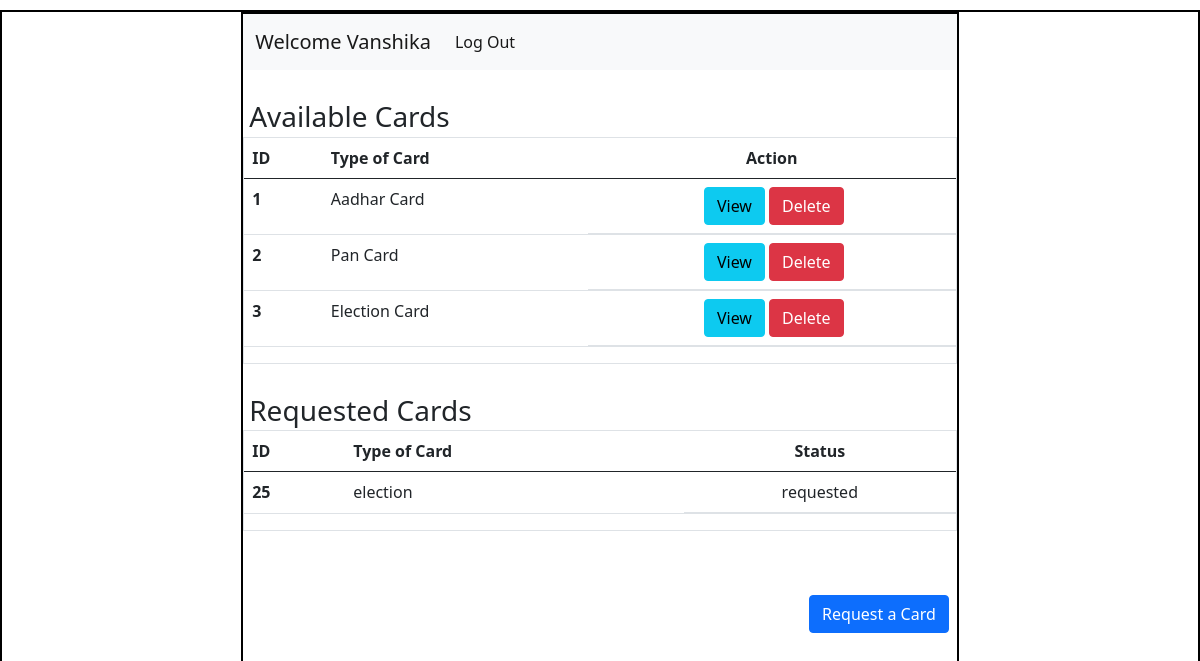
Page /home/5 on the committed database.
### application/models.py (models this page shows)
class User(db.Model):
    id = db.Column(db.Integer(),primary_key = True)
    username = db.Column(db.String(),unique=True,nullable = False)
    email = db.Column(db.String(),unique = True, nullable = False)
    password = db.Column(db.String(),nullable= False)
    type = db.Column(db.String(),default ="general")
    details = db.relationship("Info",backref = "creator")

class Info(db.Model):
    id = db.Column(db.Integer(),primary_key= True)
    atr_name = db.Column(db.String(), nullable=False)
    atr_value = db.Column(db.String(),nullable = False)
    c_name = db.Column(db.String(),nullable = False)
    user_id = db.Column(db.Integer(),db.ForeignKey("user.id"),nullable= False)

### application/controllers.py (the view)
@app.route("/home/<int:user_id>")
def user_dash(user_id):
    this_user = User.query.filter_by(id=user_id).first()
    return render_template("user_dash.html",this_user=this_user)

### templates/user_dash.html (shortened to what this page needs)
<!DOCTYPE html>
<html lang="en">
<head>
    <link rel="stylesheet" href="/static/style.css">
    <link href="https://cdn.jsdelivr.net/npm/bootstrap@5.0.2/dist/css/bootstrap.min.css" rel="stylesheet">
</head>
<body>
    <div id="main">
        <div id="canvas">
            <nav class="navbar navbar-expand-lg navbar-light bg-light">
                <div class="container-fluid">
                  <a class="navbar-brand" href="#">Welcome {{this_user.username}}</a>
                  <div class="collapse navbar-collapse" id="navbarSupportedContent">
                    <ul class="navbar-nav me-auto mb-2 mb-lg-0">
                      <li class="nav-item">
                        <a class="nav-link active" aria-current="page" href="/login">Log Out</a>
                      </li>
                    </ul>
                  </div>
                </div>
            </nav>
            <div id="content">
                <h3 class="headings">Available Cards</h3>
                <div class="table border">
                    <table class="table">
                        <thead>
                          <tr>
                            <th scope="col">ID</th>
                            <th scope="col">Type of Card</th>
                            <th scope="col" class="text-center">Action</th>
                          </tr>
                        </thead>
                        <tbody>
                          <tr>
                            <th scope="row">1</th>
                            <td>Aadhar Card</td>
                            <td class="d-flex justify-content-center">
                                <a href="" type="button" class="btn btn-info mx-1" >View</a>
                                <a href="" type="button" class="btn btn-danger">Delete</a>
                            </td>
                          </tr>
                          <tr>
                            <th scope="row">2</th>
                            <td>Pan Card</td>
                            <td class="d-flex justify-content-center">
                                <a href="" type="button" class="btn btn-info mx-1">View</a>
                                <a href="" type="button" class="btn btn-danger">Delete</a>
                            </td>
                          </tr>
                          <tr>
                            <th scope="row">3</th>
                            <td>Election Card</td>
                            <td class="d-flex justify-content-center">
                                <a href="" type="button" class="btn btn-info mx-1">View</a>
                                <a href="" type="button" class="btn btn-danger">Delete</a>
                            </td>
                          </tr>
                        </tbody>
                      </table>
                </div>
                <h3 class="headings">Requested Cards</h3>
                <div class="table border">
                    <table class="table ">
                        <thead>
                          <tr>
                            <th scope="col">ID</th>
                            <th scope="col">Type of Card</th>
                            <th scope="col" class="text-center">Status</th>
                          </tr>
                        </thead>
                        <tbody>
                          {% for info in this_user.details %}
                            {% if info.atr_name == "status" %}
                              <tr>
                                <th scope="row">{{info.id}}</th>
                                <td>{{info.c_name}}</td>
                                <td class="d-flex justify-content-center">{{info.atr_value}}</td>
                              </tr>
                            {% endif %}
                          {% endfor %}
                        </tbody>
                      </table>
                </div>
                <div class="text-end">
                    <a href="/request_card/{{this_user.id}}" type="button" class="btn btn-primary mx-2 my-5">Request a Card</a>
                </div>
            </div>
        </div>
    </div>
</body>
</html>

### static/style.css (style rules this page uses)
* { margin:0px; }
#main,#canvas { border:2px solid black; margin-top: 10px; }
#canvas { width: 60%; margin: auto; height:800px; }
.headings { margin:3px; padding-left:3px ; margin-top: 30px; }

### rows in the picture
User: username "Vanshika"
Info: id "25", c_name "election", atr_value "requested"
